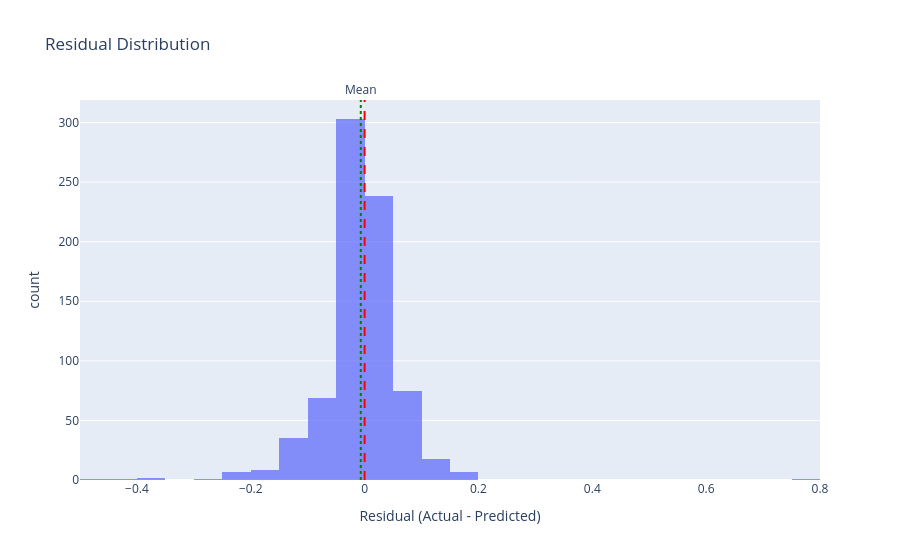

The notebook cell saved with this chart:
### Code cell
# Convert to DataFrame
res_df = pd.DataFrame({
    "Residuals": residuals
})

# Plot interactive histogram
fig = px.histogram(
    res_df,
    x="Residuals",
    nbins=50,
    title="Residual Distribution",
    labels={"Residuals": "Residual (Actual - Predicted)"},
    opacity=0.75
)

# Optional: add mean & zero reference lines
fig.add_vline(x=0, line_dash="dash", line_color="red")
fig.add_vline(
    x=residuals.mean(),
    line_dash="dot",
    line_color="green",
    annotation_text="Mean",
    annotation_position="top"
)

fig.show()

### Figure 1 — Plotly figure (JSON) as saved in the notebook; plotly's stock layout.template omitted (floating-point values rounded to 4 significant figures; data arrays with more than 128 entries replaced by an {"elided": "..."} marker saying what was removed)
{"data": [{"bingroup": "x", "hovertemplate": "Residual (Actual - Predicted)=%{x}<br>count=%{y}<extra></extra>", "legendgroup": "", "marker": {"color": "#636efa", "opacity": 0.75, "pattern": {"shape": ""}}, "name": "", "nbinsx": 50, "orientation": "v", "showlegend": false, "type": "histogram", "x": {"elided": "766 float values"}, "xaxis": "x", "yaxis": "y"}], "layout": {"annotations": [{"showarrow": false, "text": "Mean", "x": -0.006742, "xanchor": "center", "xref": "x", "y": 1, "yanchor": "bottom", "yref": "y domain"}], "barmode": "relative", "legend": {"tracegroupgap": 0}, "shapes": [{"line": {"color": "red", "dash": "dash"}, "type": "line", "x0": 0, "x1": 0, "xref": "x", "y0": 0, "y1": 1, "yref": "y domain"}, {"line": {"color": "green", "dash": "dot"}, "type": "line", "x0": -0.006742, "x1": -0.006742, "xref": "x", "y0": 0, "y1": 1, "yref": "y domain"}], "title": {"text": "Residual Distribution"}, "xaxis": {"anchor": "y", "domain": [0, 1], "title": {"text": "Residual (Actual - Predicted)"}}, "yaxis": {"anchor": "x", "domain": [0, 1], "title": {"text": "count"}}}}
